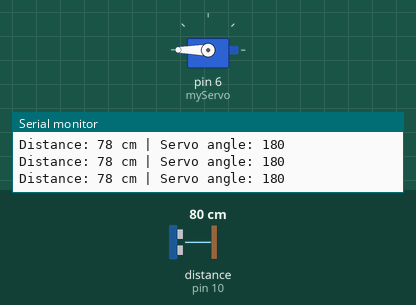
Bench run of a sketch on a simulated Arduino Uno, built with avr-gcc and run on an emulated ATmega328P. Shown: servo, the last lines printed to the serial monitor. Wiring (inferred from the names in the program): ultrasonic range finder: trigger pin 9; echo pin 10. The inputs (shaded band) are chosen by the test bench; at power-on: distance to the obstacle (sensor on pin 10) 80 cm. The echo pulse lasts 58.3 µs per cm.

Above: at 1.2 s.
1.3 s: distance to the obstacle (sensor on pin 10) set to 2 cm
At 1.8 s:
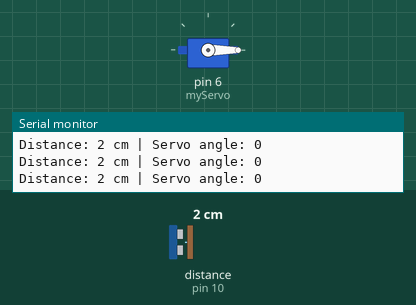
2.8 s: distance to the obstacle (sensor on pin 10) set to 35 cm
At 3.7 s:
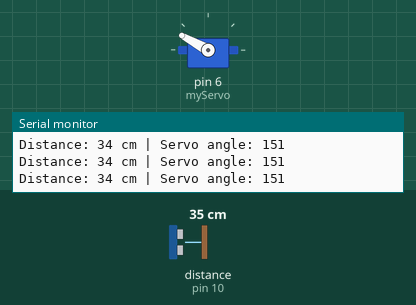
4.3 s: distance to the obstacle (sensor on pin 10) set to 9 cm
At 5.1 s:
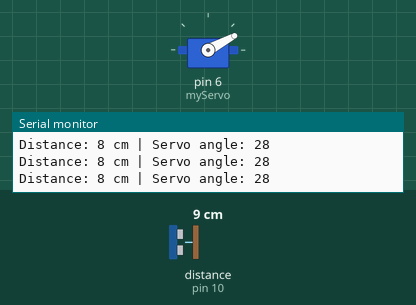
5.8 s: distance to the obstacle (sensor on pin 10) set to 18 cm
At 7.0 s:
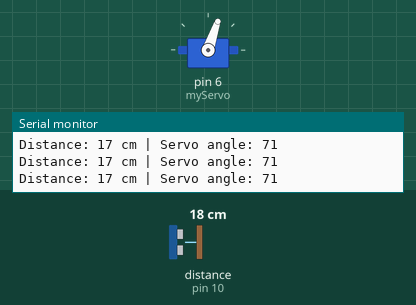
7.3 s: distance to the obstacle (sensor on pin 10) set to 60 cm
At 8.4 s:
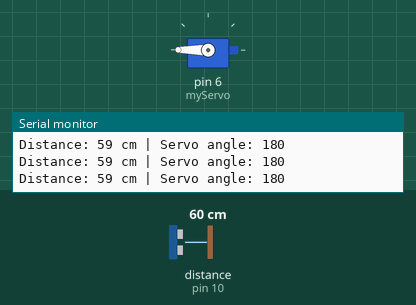
Timing chart, 0 to 9.8 s (numbered marks = the images above; inputs shaded):
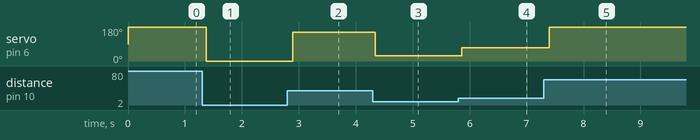

The sketch:

Servo.ino
```cpp
#include <Servo.h>

Servo myServo;

const int trigPin = 9;   // Ultrasonic trigger pin
const int echoPin = 10;  // Ultrasonic echo pin
long duration;
int distance;

void setup() {
  myServo.attach(6);     // Servo signal pin on D6
  pinMode(trigPin, OUTPUT);
  pinMode(echoPin, INPUT);
  Serial.begin(9600);
}

void loop() {
  // Send ultrasonic pulse
  digitalWrite(trigPin, LOW);
  delayMicroseconds(2);
  digitalWrite(trigPin, HIGH);
  delayMicroseconds(10);
  digitalWrite(trigPin, LOW);

  // Read echo
  duration = pulseIn(echoPin, HIGH);

  // Convert to distance (cm)
  distance = duration * 0.034 / 2;

  // Map distance (e.g., 2–40 cm) to servo angle (0–180°)
  int angle = map(distance, 2, 40, 0, 180);
  angle = constrain(angle, 0, 180);

  myServo.write(angle);

  // Debug output
  Serial.print("Distance: ");
  Serial.print(distance);
  Serial.print(" cm | Servo angle: ");
  Serial.println(angle);

  delay(100);
}
```

Measured:
- after the input at 1.3 s, servo on pin 6 (myServo): 180° → 0° after 0.08 s
- after the input at 2.8 s, servo on pin 6 (myServo): 0° → 151° after 0.10 s
- after the input at 4.3 s, servo on pin 6 (myServo): 151° → 28° at once
- after the input at 5.8 s, servo on pin 6 (myServo): 28° → 71° after 0.06 s
- after the input at 7.3 s, servo on pin 6 (myServo): 71° → 180° after 0.10 s
